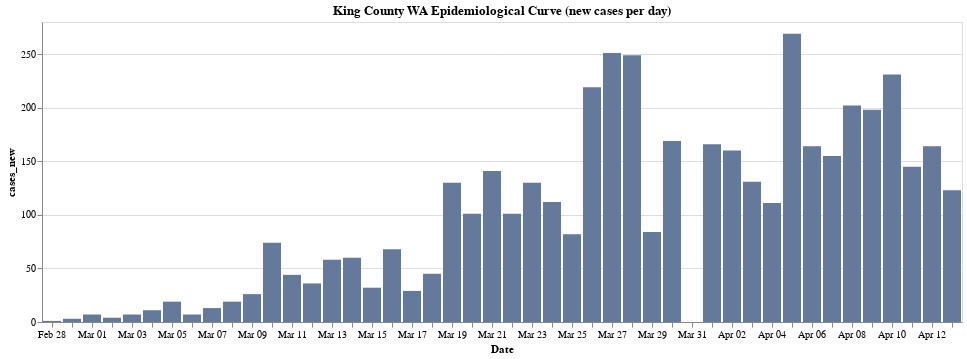

Notebook source saved alongside this figure:
### Code cell
base = alt.Chart(king[['date', 'cases', 'cases_new']]).encode(alt.X('monthdate(date):O', title = 'Date'))
bars = base.mark_bar(color = '#65799b').encode(y = 'cases_new', tooltip = 'cases_new')
bars.properties(title = 'King County WA Epidemiological Curve (new cases per day)')

### Figure 1 — Vega-Lite specification as saved in the notebook (floating-point values rounded to 4 significant figures)
{"config": {"view": {"continuousWidth": 400, "continuousHeight": 300}}, "data": {"name": "data-6994a85f4795a977f33efe96a901b065"}, "mark": {"type": "bar", "color": "#65799b"}, "encoding": {"tooltip": {"type": "quantitative", "field": "cases_new"}, "x": {"type": "ordinal", "field": "date", "timeUnit": "monthdate", "title": "Date"}, "y": {"type": "quantitative", "field": "cases_new"}}, "title": "King County WA Epidemiological Curve (new cases per day)", "$schema": "https://vega.github.io/schema/vega-lite/v4.0.0.json", "datasets": {"data-6994a85f4795a977f33efe96a901b065": [{"date": "2020-02-28T00:00:00", "cases": 1, "cases_new": 1}, {"date": "2020-02-29T00:00:00", "cases": 4, "cases_new": 3}, {"date": "2020-03-01T00:00:00", "cases": 11, "cases_new": 7}, {"date": "2020-03-02T00:00:00", "cases": 15, "cases_new": 4}, {"date": "2020-03-03T00:00:00", "cases": 22, "cases_new": 7}, {"date": "2020-03-04T00:00:00", "cases": 33, "cases_new": 11}, {"date": "2020-03-05T00:00:00", "cases": 52, "cases_new": 19}, {"date": "2020-03-06T00:00:00", "cases": 59, "cases_new": 7}, {"date": "2020-03-07T00:00:00", "cases": 72, "cases_new": 13}, {"date": "2020-03-08T00:00:00", "cases": 91, "cases_new": 19}, {"date": "2020-03-09T00:00:00", "cases": 117, "cases_new": 26}, {"date": "2020-03-10T00:00:00", "cases": 191, "cases_new": 74}, {"date": "2020-03-11T00:00:00", "cases": 235, "cases_new": 44}, {"date": "2020-03-12T00:00:00", "cases": 271, "cases_new": 36}, {"date": "2020-03-13T00:00:00", "cases": 329, "cases_new": 58}, {"date": "2020-03-14T00:00:00", "cases": 389, "cases_new": 60}, {"date": "2020-03-15T00:00:00", "cases": 421, "cases_new": 32}, {"date": "2020-03-16T00:00:00", "cases": 489, "cases_new": 68}, {"date": "2020-03-17T00:00:00", "cases": 518, "cases_new": 29}, {"date": "2020-03-18T00:00:00", "cases": 563, "cases_new": 45}, {"date": "2020-03-19T00:00:00", "cases": 693, "cases_new": 130}, {"date": "2020-03-20T00:00:00", "cases": 794, "cases_new": 101}, {"date": "2020-03-21T00:00:00", "cases": 935, "cases_new": 141}, {"date": "2020-03-22T00:00:00", "cases": 1036, "cases_new": 101}, {"date": "2020-03-23T00:00:00", "cases": 1166, "cases_new": 130}, {"date": "2020-03-24T00:00:00", "cases": 1278, "cases_new": 112}, {"date": "2020-03-25T00:00:00", "cases": 1360, "cases_new": 82}, {"date": "2020-03-26T00:00:00", "cases": 1579, "cases_new": 219}, {"date": "2020-03-27T00:00:00", "cases": 1830, "cases_new": 251}, {"date": "2020-03-28T00:00:00", "cases": 2079, "cases_new": 249}, {"date": "2020-03-29T00:00:00", "cases": 2163, "cases_new": 84}, {"date": "2020-03-30T00:00:00", "cases": 2332, "cases_new": 169}, {"date": "2020-03-31T00:00:00", "cases": 2332, "cases_new": 0}, {"date": "2020-04-01T00:00:00", "cases": 2498, "cases_new": 166}, {"date": "2020-04-02T00:00:00", "cases": 2658, "cases_new": 160}, {"date": "2020-04-03T00:00:00", "cases": 2789, "cases_new": 131}, {"date": "2020-04-04T00:00:00", "cases": 2900, "cases_new": 111}, {"date": "2020-04-05T00:00:00", "cases": 3169, "cases_new": 269}, {"date": "2020-04-06T00:00:00", "cases": 3333, "cases_new": 164}, {"date": "2020-04-07T00:00:00", "cases": 3488, "cases_new": 155}, {"date": "2020-04-08T00:00:00", "cases": 3690, "cases_new": 202}, {"date": "2020-04-09T00:00:00", "cases": 3888, "cases_new": 198}, {"date": "2020-04-10T00:00:00", "cases": 4119, "cases_new": 231}, {"date": "2020-04-11T00:00:00", "cases": 4264, "cases_new": 145}, {"date": "2020-04-12T00:00:00", "cases": 4428, "cases_new": 164}, {"date": "2020-04-13T00:00:00", "cases": 4551, "cases_new": 123}]}}
